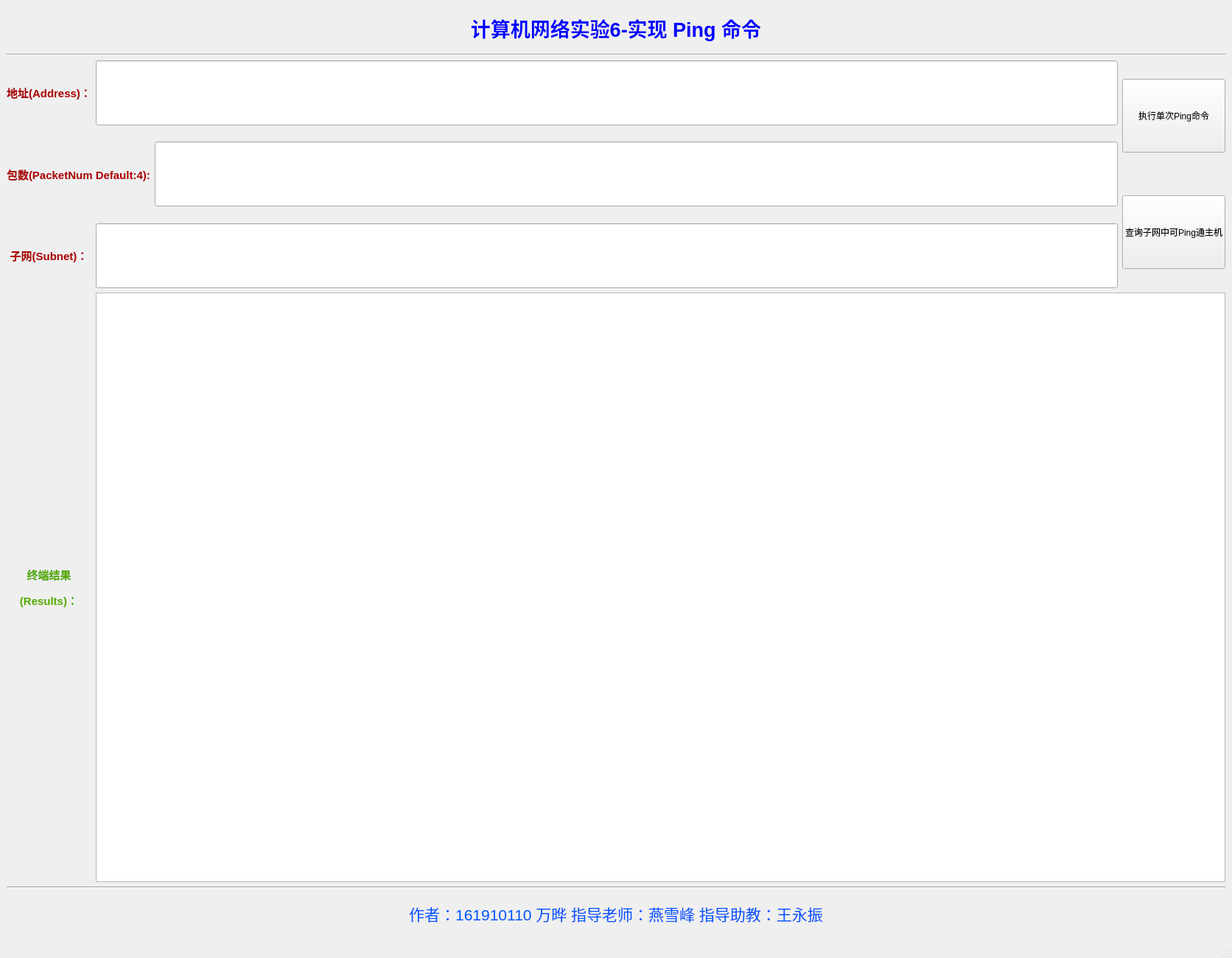
<?xml version="1.0" encoding="UTF-8"?>
<ui version="4.0">
 <class>MainWindow</class>
 <widget class="QMainWindow" name="MainWindow">
  <property name="geometry">
   <rect>
    <x>0</x>
    <y>0</y>
    <width>1672</width>
    <height>1300</height>
   </rect>
  </property>
  <property name="font">
   <font>
    <pointsize>9</pointsize>
   </font>
  </property>
  <property name="windowTitle">
   <string>MainWindow</string>
  </property>
  <widget class="QWidget" name="centralwidget">
   <layout class="QGridLayout" name="gridLayout">
    <item row="1" column="0" colspan="4">
     <widget class="Line" name="line_2">
      <property name="orientation">
       <enum>Qt::Horizontal</enum>
      </property>
     </widget>
    </item>
    <item row="2" column="1" colspan="2">
     <widget class="QLineEdit" name="Addr">
      <property name="minimumSize">
       <size>
        <width>1300</width>
        <height>88</height>
       </size>
      </property>
      <property name="font">
       <font>
        <pointsize>22</pointsize>
       </font>
      </property>
      <property name="cursor">
       <cursorShape>IBeamCursor</cursorShape>
      </property>
      <property name="toolTip">
       <string>&lt;html&gt;&lt;head/&gt;&lt;body&gt;&lt;p&gt;输入地址 如：www.baidu.com 后点击“执行单次ping命令”按钮&lt;/p&gt;&lt;/body&gt;&lt;/html&gt;</string>
      </property>
      <property name="placeholderText">
       <string/>
      </property>
     </widget>
    </item>
    <item row="2" column="3" rowspan="2">
     <widget class="QPushButton" name="PingButton1">
      <property name="minimumSize">
       <size>
        <width>0</width>
        <height>100</height>
       </size>
      </property>
      <property name="cursor">
       <cursorShape>PointingHandCursor</cursorShape>
      </property>
      <property name="text">
       <string>执行单次Ping命令</string>
      </property>
     </widget>
    </item>
    <item row="3" column="0" rowspan="2" colspan="2">
     <widget class="QLabel" name="label_5">
      <property name="text">
       <string>&lt;!DOCTYPE HTML PUBLIC &quot;-//W3C//DTD HTML 4.0//EN&quot; &quot;http://www.w3.org/TR/REC-html40/strict.dtd&quot;&gt;
&lt;html&gt;&lt;head&gt;&lt;meta name=&quot;qrichtext&quot; content=&quot;1&quot; /&gt;&lt;style type=&quot;text/css&quot;&gt;
p, li { white-space: pre-wrap; }
&lt;/style&gt;&lt;/head&gt;&lt;body style=&quot; font-family:'SimSun'; font-size:9pt; font-weight:400; font-style:normal;&quot;&gt;
&lt;p style=&quot; margin-top:0px; margin-bottom:0px; margin-left:0px; margin-right:0px; -qt-block-indent:0; text-indent:0px;&quot;&gt;&lt;span style=&quot; font-size:11pt; font-weight:600; color:#aa0000;&quot;&gt;包数(PacketNum Default:4):&lt;/span&gt;&lt;/p&gt;&lt;/body&gt;&lt;/html&gt;</string>
      </property>
     </widget>
    </item>
    <item row="0" column="0" colspan="4">
     <widget class="QLabel" name="label">
      <property name="font">
       <font>
        <pointsize>18</pointsize>
       </font>
      </property>
      <property name="text">
       <string>&lt;html&gt;&lt;head/&gt;&lt;body&gt;&lt;p align=&quot;center&quot;&gt;&lt;span style=&quot; font-size:20pt; font-weight:600; color:#0000ff;&quot;&gt;计算机网络实验6-&lt;/span&gt;&lt;span style=&quot; font-family:'宋体'; font-size:20pt; font-weight:600; color:#0000ff;&quot;&gt;实现 &lt;/span&gt;&lt;span style=&quot; font-family:'Calibri,12'; font-size:20pt; font-weight:600; color:#0000ff;&quot;&gt;Ping &lt;/span&gt;&lt;span style=&quot; font-family:'宋体'; font-size:20pt; font-weight:600; color:#0000ff;&quot;&gt;命令&lt;/span&gt;&lt;/p&gt;&lt;/body&gt;&lt;/html&gt;</string>
      </property>
     </widget>
    </item>
    <item row="5" column="1" colspan="2">
     <widget class="QLineEdit" name="Addr_3">
      <property name="minimumSize">
       <size>
        <width>1300</width>
        <height>88</height>
       </size>
      </property>
      <property name="font">
       <font>
        <pointsize>22</pointsize>
       </font>
      </property>
      <property name="toolTip">
       <string>&lt;html&gt;&lt;head/&gt;&lt;body&gt;&lt;p&gt;请输入子网及其子网掩码 如：112.80.248.75/28&lt;/p&gt;&lt;/body&gt;&lt;/html&gt;</string>
      </property>
      <property name="whatsThis">
       <string>&lt;html&gt;&lt;head/&gt;&lt;body&gt;&lt;p&gt;阿斯顿&lt;/p&gt;&lt;/body&gt;&lt;/html&gt;</string>
      </property>
      <property name="text">
       <string/>
      </property>
      <property name="placeholderText">
       <string/>
      </property>
     </widget>
    </item>
    <item row="2" column="0">
     <widget class="QLabel" name="label_3">
      <property name="text">
       <string>&lt;html&gt;&lt;head/&gt;&lt;body&gt;&lt;p align=&quot;center&quot;&gt;&lt;span style=&quot; font-size:11pt; font-weight:600; color:#aa0000;&quot;&gt;地址(Address)：&lt;/span&gt;&lt;/p&gt;&lt;/body&gt;&lt;/html&gt;</string>
      </property>
     </widget>
    </item>
    <item row="3" column="2" rowspan="2">
     <widget class="QLineEdit" name="Addr_2">
      <property name="minimumSize">
       <size>
        <width>1300</width>
        <height>88</height>
       </size>
      </property>
      <property name="font">
       <font>
        <pointsize>22</pointsize>
       </font>
      </property>
      <property name="toolTip">
       <string>&lt;html&gt;&lt;head/&gt;&lt;body&gt;&lt;p&gt;输入包数 如：5&lt;/p&gt;&lt;/body&gt;&lt;/html&gt;</string>
      </property>
      <property name="text">
       <string/>
      </property>
      <property name="placeholderText">
       <string/>
      </property>
     </widget>
    </item>
    <item row="5" column="0">
     <widget class="QLabel" name="label_6">
      <property name="text">
       <string>&lt;html&gt;&lt;head/&gt;&lt;body&gt;&lt;p align=&quot;center&quot;&gt;&lt;span style=&quot; font-size:11pt; font-weight:600; color:#aa0000;&quot;&gt;子网(Subnet)：&lt;/span&gt;&lt;/p&gt;&lt;/body&gt;&lt;/html&gt;</string>
      </property>
     </widget>
    </item>
    <item row="4" column="3" rowspan="2">
     <widget class="QPushButton" name="PingButton2">
      <property name="minimumSize">
       <size>
        <width>0</width>
        <height>100</height>
       </size>
      </property>
      <property name="cursor">
       <cursorShape>PointingHandCursor</cursorShape>
      </property>
      <property name="whatsThis">
       <string>&lt;html&gt;&lt;head/&gt;&lt;body&gt;&lt;p&gt;按钮&lt;/p&gt;&lt;/body&gt;&lt;/html&gt;</string>
      </property>
      <property name="text">
       <string>查询子网中可Ping通主机</string>
      </property>
     </widget>
    </item>
    <item row="6" column="0">
     <widget class="QLabel" name="label_4">
      <property name="text">
       <string>&lt;html&gt;&lt;head/&gt;&lt;body&gt;&lt;p align=&quot;center&quot;&gt;&lt;span style=&quot; font-size:11pt; font-weight:600; color:#55aa00;&quot;&gt;终端结果&lt;/span&gt;&lt;/p&gt;&lt;p align=&quot;center&quot;&gt;&lt;span style=&quot; font-size:11pt; font-weight:600; color:#55aa00;&quot;&gt;(Results)：&lt;/span&gt;&lt;/p&gt;&lt;/body&gt;&lt;/html&gt;</string>
      </property>
     </widget>
    </item>
    <item row="6" column="1" colspan="3">
     <widget class="QTextEdit" name="Result">
      <property name="enabled">
       <bool>true</bool>
      </property>
      <property name="maximumSize">
       <size>
        <width>16777215</width>
        <height>800</height>
       </size>
      </property>
      <property name="font">
       <font>
        <pointsize>15</pointsize>
       </font>
      </property>
      <property name="cursor" stdset="0">
       <cursorShape>ArrowCursor</cursorShape>
      </property>
     </widget>
    </item>
    <item row="8" column="0" colspan="4">
     <widget class="QLabel" name="label_2">
      <property name="text">
       <string>&lt;html&gt;&lt;head/&gt;&lt;body&gt;&lt;p align=&quot;center&quot;&gt;&lt;span style=&quot; font-size:16pt; color:#0055ff;&quot;&gt;作者：161910110 万晔 指导老师：燕雪峰 指导助教：王永振&lt;/span&gt;&lt;/p&gt;&lt;/body&gt;&lt;/html&gt;</string>
      </property>
     </widget>
    </item>
    <item row="7" column="0" colspan="4">
     <widget class="Line" name="line">
      <property name="orientation">
       <enum>Qt::Horizontal</enum>
      </property>
     </widget>
    </item>
   </layout>
  </widget>
  <widget class="QStatusBar" name="statusbar"/>
  <widget class="QMenuBar" name="menubar">
   <property name="geometry">
    <rect>
     <x>0</x>
     <y>0</y>
     <width>1672</width>
     <height>21</height>
    </rect>
   </property>
  </widget>
 </widget>
 <resources/>
 <connections/>
</ui>
